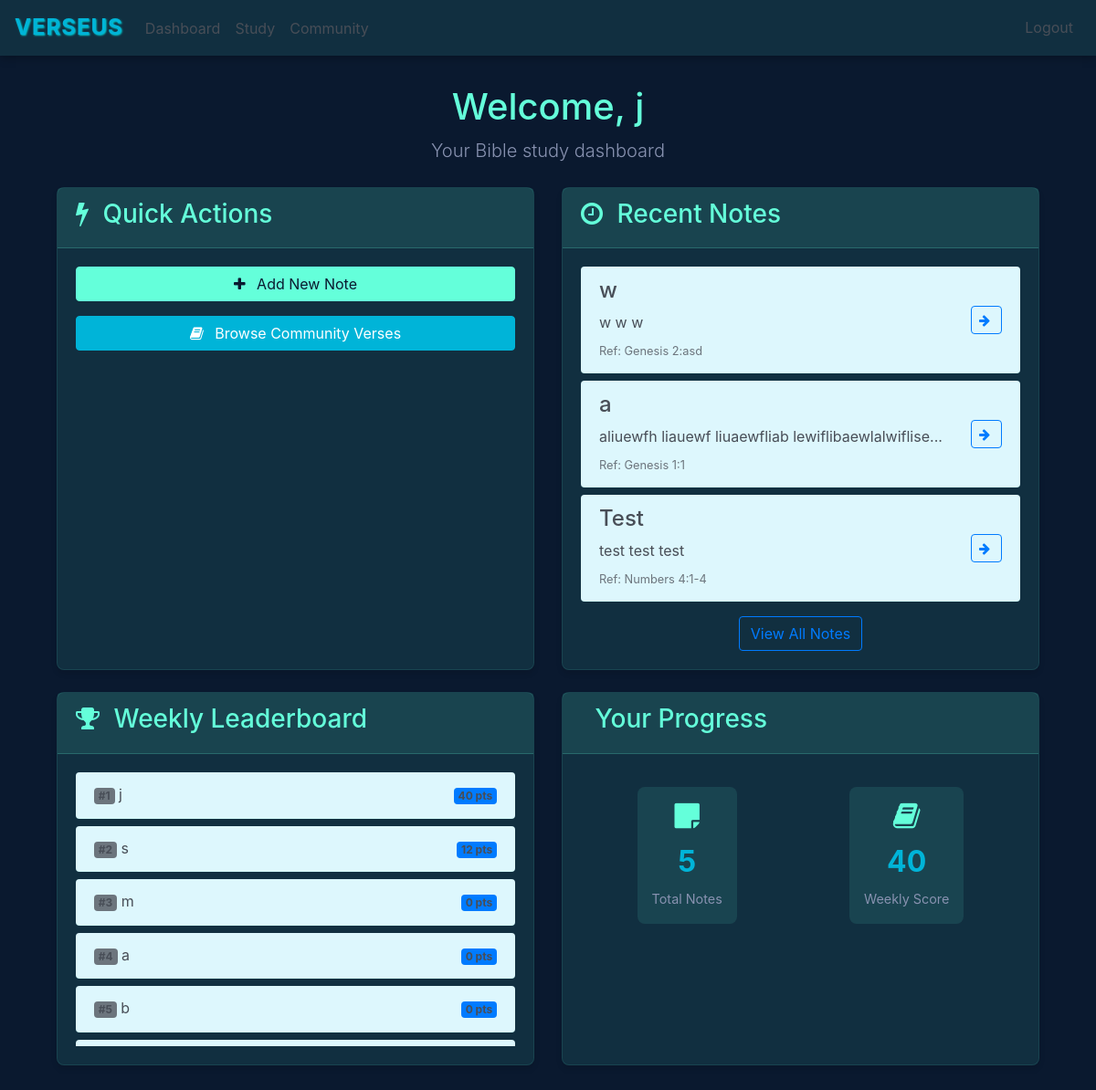
Screenshot of /home (signed in) with the database file from the repository.
### website/models.py (models this page shows)
class User(db.Model, UserMixin):
    id = db.Column(db.Integer, primary_key=True)
    email = db.Column(db.String(150), unique=True)
    first_name = db.Column(db.String(150))
    password = db.Column(db.String(150))
    score = db.Column(db.Integer)
    role = db.Column(Enum(UserRole), default=UserRole.USER)
    weekly_score = db.Column(db.Integer, default=0)
    notes = db.relationship('Note')
    groups = db.relationship('Group', secondary='user_groups_association', back_populates='members')

class Note(db.Model):
    id = db.Column(db.Integer, primary_key=True)
    title = db.Column(db.String(100), default="Untitled Verse")
    data = db.Column(db.String(500))
    date = db.Column(db.DateTime(timezone=True), default=func.now())
    user_id = db.Column(db.Integer, db.ForeignKey('user.id'))
    data_blanked = db.Column(db.String(500))
    ref = db.Column(JSON)
    word_blank_positions = db.Column(JSON)
    completions = db.Column(db.Integer, default=0)

### website/views.py (the view)
@views.route('/home', methods=['GET'])
@login_required
def home():
    books_of_the_bible = [
    "Genesis", "Exodus", "Leviticus", "Numbers", "Deuteronomy",
    "Joshua", "Judges", "Ruth", "1 Samuel", "2 Samuel",
    "1 Kings", "2 Kings", "1 Chronicles", "2 Chronicles", "Ezra",
    "Nehemiah", "Esther", "Job", "Psalms", "Proverbs",
    "Ecclesiastes", "Song of Solomon", "Isaiah", "Jeremiah", "Lamentations",
    "Ezekiel", "Daniel", "Hosea", "Joel", "Amos",
    "Obadiah", "Jonah", "Micah", "Nahum", "Habakkuk",
    "Zephaniah", "Haggai", "Zechariah", "Malachi",
    "Matthew", "Mark", "Luke", "John", "Acts",
    "Romans", "1 Corinthians", "2 Corinthians", "Galatians", "Ephesians",
    "Philippians", "Colossians", "1 Thessalonians", "2 Thessalonians", "1 Timothy",
    "2 Timothy", "Titus", "Philemon", "Hebrews", "James",
    "1 Peter", "2 Peter", "1 John", "2 John", "3 John",
    "Jude", "Revelation"]
    users = User.query.with_entities(User.first_name, User.weekly_score).order_by(User.weekly_score.desc()).limit(10).all()
    return render_template("home.html", user=current_user, books=books_of_the_bible, users=users)

### website/templates/home.html (shortened to what this page needs)
{% extends "base.html" %}
{% block content %}
<div class="dashboard-header mb-4">
    <h1>Welcome, {{ user.first_name }}</h1>
    <p class="lead">Your Bible study dashboard</p>
</div>
<div class="row">
    <div class="col-md-6 mb-4">
        <div class="card h-100">
            <div class="card-header">
                <h3><i class="fa fa-bolt"></i> Quick Actions</h3>
            </div>
            <div class="card-body">
                <div class="d-flex flex-column">
                    <a href="/add-note" class="btn btn-success mb-3">
                        <i class="fa fa-plus"></i> Add New Note
                    </a>
                    <a href="/community" class="btn btn-primary mb-3">
                        <i class="fa fa-book"></i> Browse Community Verses
                    </a>
                </div>
            </div>
        </div>
    </div>
    <div class="col-md-6 mb-4">
        <div class="card h-100">
            <div class="card-header">
                <h3><i class="fa fa-clock-o"></i> Recent Notes</h3>
            </div>
            <div class="card-body">
                {% if user.notes %}
                <div class="list-group list-group-flush">
                    {% for note in (user.notes | sort(attribute='date', reverse=true))[:3] %}
                    <div class="list-group-item">
                        <div class="d-flex justify-content-between align-items-center">
                            <div class="note-content">
                                <h4 class="verse-title">{{ note.title }}</h4>
                                <div class="note-text">{{ note.data[:50] }}{% if note.data|length > 50 %}...{% endif %}
                                </div>
                                <small class="text-muted">Ref: {{ note.ref }}</small>
                            </div>
                            <div class="note-actions">
                                <a href="/verses/{{ note.id }}" class="btn btn-sm btn-outline-primary">
                                    <i class="fa fa-arrow-right"></i>
                                </a>
                            </div>
                        </div>
                    </div>
                    {% endfor %}
                </div>
                {% if user.notes|length > 3 %}
                <div class="text-center mt-3">
                    <a href="/verses" class="btn btn-outline-primary">View All Notes</a>
                </div>
                {% endif %}
                {% else %}
                <p class="text-muted">No notes yet. Start by adding a new note!</p>
                {% endif %}
            </div>
        </div>
    </div>
    <div class="col-md-6 mb-4">
        <div class="card h-100">
            <div class="card-header">
                <h3><i class="fa fa-trophy"></i> Weekly Leaderboard</h3>
            </div>
            <div class="card-body">
                {% if users %}
                <div class="list-group list-group-flush leaderboard-list">
                    {% for user in users %}
                    <div class="list-group-item">
                        <div class="d-flex justify-content-between align-items-center">
                            <div class="user-info">
                                <span class="badge bg-secondary me-2">#{{ loop.index }}</span>
                                {{ user.first_name }}
                            </div>
                            <div class="score">
                                <span class="badge bg-primary">{{ user.weekly_score }} pts</span>
                            </div>
                        </div>
                    </div>
                    {% endfor %}
                </div>
                {% else %}
                <p class="text-muted">No users have scored points yet this week!</p>
                {% endif %}
            </div>
        </div>
    </div>
    <div class="col-md-6 mb-4">
        <div class="card h-100">
            <div class="card-header">
                <h3> Your Progress</h3>
            </div>
            <div class="card-body">
                <div class="stats-container">
                    <div class="stat-item">
                        <i class="fa fa-sticky-note"></i>
                        <div class="stat-value">{{ user.notes|length }}</div>
                        <div class="stat-label">Total Notes</div>
                    </div>
                    <div class="stat-item">
                        <i class="fa fa-book"></i>
                        <div class="stat-value">{{ user.weekly_score }}</div>
                        <div class="stat-label">Weekly Score</div>
                    </div>
                </div>
            </div>
        </div>
    </div>
</div>
{% endblock %}

### website/static/styles.css (style rules this page uses)
:root { --primary-dark: #0a192f; --secondary-dark: #112f40; --accent-green: #64ffda; --accent-blue: #00b4d8; --text-primary: #484e57; --text-light: #ffffff; --text-secondary: #8892b0; --danger: #ff6b6b; --success: #4caf50; --cream: #ddf7fd; }
body { background-color: var(--primary-dark); color: var(--text-primary); font-family: 'Inter', -apple-system, BlinkMacSystemFont, 'Segoe UI', Roboto, Oxygen, Ubuntu, Cantarell, sans-serif; line-height: 1.6; margin: 0; padding: 0; min-height: 100vh; }
.card { background-color: var(--secondary-dark); border: 1px solid rgba(100, 255, 218, 0.1); border-radius: 8px; box-shadow: 0 4px 6px rgba(0, 0, 0, 0.1); transition: transform 0.3s ease, box-shadow 0.3s ease; }
.card-header { background-color: rgba(100, 255, 218, 0.1); border-bottom: 1px solid rgba(100, 255, 218, 0.2); color: var(--accent-green); }
.btn { border-radius: 4px; transition: all 0.3s ease; }
.btn-primary { background-color: var(--accent-blue); border-color: var(--accent-blue); }
.btn-success { background-color: var(--accent-green); border-color: var(--accent-green); color: var(--primary-dark); }
.btn-outline-primary i.fa { margin-right: 4px; }
.btn-outline-primary i.fa-arrow-right { transition: transform 0.3s ease; }
a { color: var(--accent-blue); text-decoration: none; transition: color 0.3s ease; }
.note-content { flex: 1; min-width: 0; margin-right: 1rem; }
.note-text { word-wrap: break-word; margin-bottom: 0.25rem; }
.note-actions { display: flex; align-items: center; flex-shrink: 0; }
.list-group-item { background-color: var(--cream); border-color: rgba(100, 255, 218, 0.1); margin-bottom: 0.5rem; border-radius: 4px !important; }
.list-group-item:last-child { margin-bottom: 0; }
.dashboard-header { text-align: center; margin-bottom: 2rem; }
.dashboard-header h1 { color: var(--accent-green); margin-bottom: 0.5rem; }
.dashboard-header .lead { color: var(--text-secondary); }
.card-header h3 i { margin-right: 0.5rem; color: var(--accent-green); }
.stats-container { display: flex; justify-content: space-around; align-items: center; padding: 1rem 0; }
.stat-item { text-align: center; padding: 1rem; border-radius: 8px; background-color: rgba(100, 255, 218, 0.1); transition: transform 0.3s ease; }
.stat-item i { font-size: 2rem; color: var(--accent-green); margin-bottom: 0.5rem; }
.stat-value { font-size: 2rem; font-weight: bold; color: var(--accent-blue); margin-bottom: 0.25rem; }
.stat-label { color: var(--text-secondary); font-size: 0.9rem; }
.btn i { margin-right: 0.5rem; }
.leaderboard-list { max-height: 300px; overflow-y: auto; scrollbar-width: thin; scrollbar-color: var(--accent-blue) var(--primary-dark); }

### rows the page displays
User: first_name "j", weekly_score "40"
Note: title "w", data "w w w", ref "Genesis 2:asd"
Note: title "a", data "aliuewfh liauewf liuaewfliab lewiflibaewlalwiflise", ref "Genesis 1:1"
Note: title "Test", data "test test test", ref "Numbers 4:1-4"

### other values shown
{{ user.first_name }} "j" "s" "m" "a" "b"
{{ user.weekly_score }} "40" "12" "0" "0" "0"
{{ user.notes|length }} "5"
